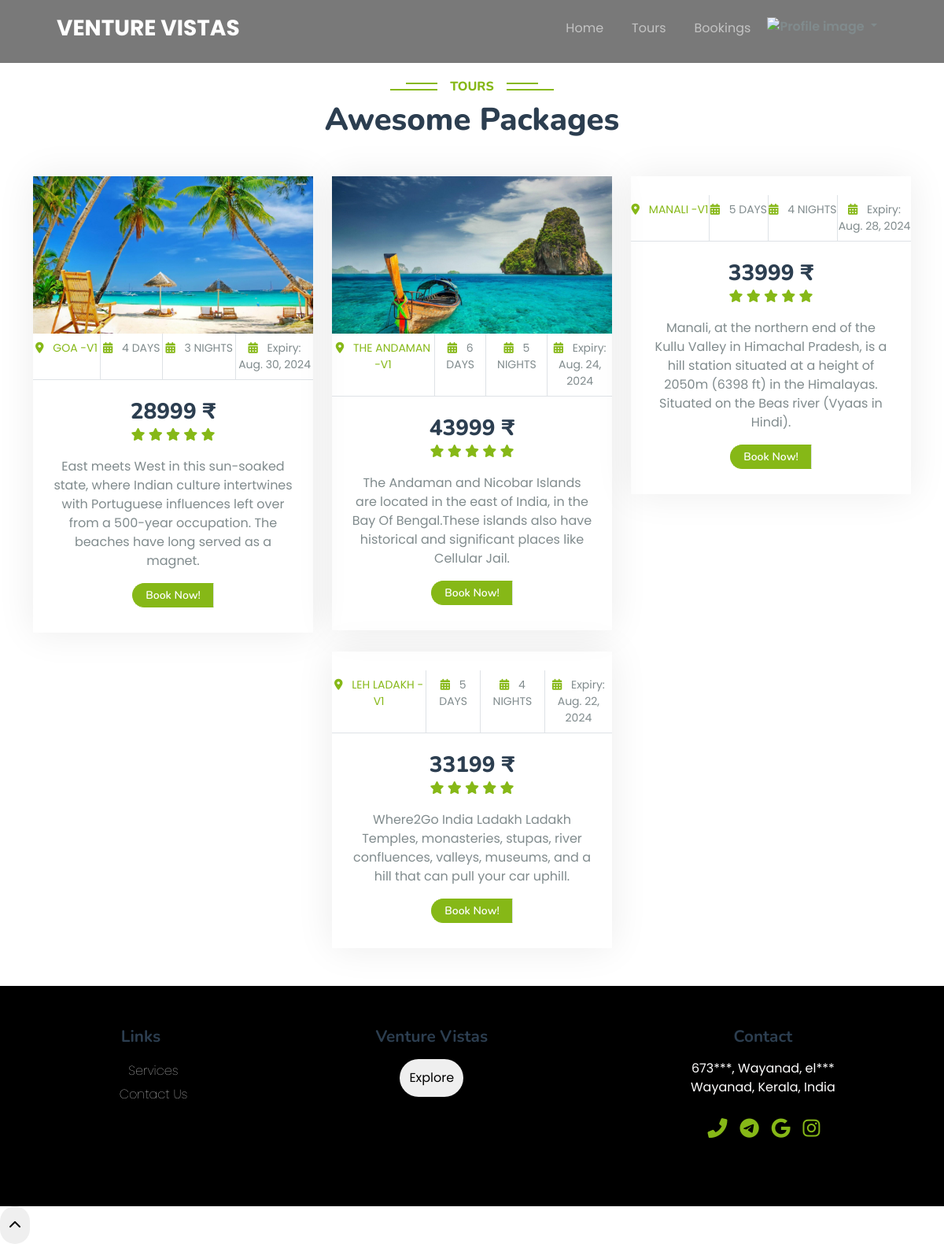
The page /user_packages (signed in) on the database its author committed.
### app/models.py (models this page shows, shortened)
class Package(models.Model):
    user_id = models.ForeignKey(CustomUser, on_delete=models.CASCADE)
    package_name = models.CharField(max_length=100)
    img1 = models.FileField(upload_to='package')
    img2 = models.FileField(upload_to='package')
    expiry_date = models.DateField()
    price = models.IntegerField()
    no_of_days = models.IntegerField()
    no_of_night = models.IntegerField()
    source = models.CharField(max_length=50)
    destination = models.CharField(max_length=50)
    description = models.CharField(max_length=200)
    is_active = models.BooleanField(default=False)

### app/views.py (the view)
# urls.py: path('user_packages', views.user_packages, name="user_packages"),
@cache_control(no_cache=True, must_revalidate=True, no_store=True)
@login_required(login_url=Login)
def user_packages(request):
    User = CustomUser.objects.get(id=request.user.id)
    data = Package.objects.filter(is_active=True, expiry_date__gte=timezone.now())
    return render(request, 'User/packages.html', {'packages':data, 'User':User})

### template/User/packages.html (shortened to what this page needs)
<!doctype html>
<html lang="en">
  <head>
    {% load static %}
    <link rel="stylesheet" href="https://cdnjs.cloudflare.com/ajax/libs/font-awesome/4.7.0/css/font-awesome.min.css">
  </head>
  <body id="home">
<section class=" w3l-header-4 header-sticky">
	<header id="site-header" class="fixed-top">
		<div class="container">
			<nav class="navbar navbar-expand-lg navbar-dark stroke">
				<h1><a class="navbar-brand" href="{% url 'userHome' %}">
					</span>VENTURE VISTAS
				</a></h1>
				<div class="collapse navbar-collapse" id="navbarTogglerDemo02">
					<ul class="navbar-nav ml-lg-5">
						<li class="nav-item active">
							<a class="nav-link" href="{% url 'userHome' %}">Home <span class="sr-only">(current)</span></a>
						</li>
						<li class="nav-item @@services__active">
							<a class="nav-link" href="{% url 'user_packages' %}">Tours</a>
						</li>
            <li class="nav-item @@contact__active">
							<a class="nav-link" href="{% url 'userviewbookings' %}">Bookings</a>
						</li>
            <div class="dropdown">
              <button class="btn  dropdown-toggle" type="button" id="dropdownMenuButton" data-toggle="dropdown" aria-haspopup="true" aria-expanded="false">
              <img class="" width="30px" src="../../static/images/prof.png" alt="Profile image"> </a>
              </button>
            </div>
            </div>
				</div>
	  </header>
</section>
<link href="https://cdnjs.cloudflare.com/ajax/libs/font-awesome/5.10.0/css/all.min.css" rel="stylesheet">
<link href="https://cdn.jsdelivr.net/npm/bootstrap-icons@1.4.1/font/bootstrap-icons.css" rel="stylesheet">
<link href="{% static 'lib/animate/animate.min.css' %}" rel="stylesheet">
<link href="{% static 'lib/owlcarousel/assets/owl.carousel.min.css' %}" rel="stylesheet">
<link href="{% static 'lib/tempusdominus/css/tempusdominus-bootstrap-4.min.css' %}" rel="stylesheet" />
<link href="{% static 'css/bootstrap.min.css' %}" rel="stylesheet">
<link href="{% static 'css/newstyle.css' %}" rel="stylesheet">
{% block content %}
<div class="container-xxl py-5">
  <div class="container">
      <div class="text-center wow fadeInUp" data-wow-delay="0.1s">
          <h6 class="section-title bg-white text-center text-primary px-3">Tours</h6>
          <h1 class="mb-5">Awesome Packages</h1>
      </div>
      <div class="row g-4 justify-content-center">
          {% for package in packages %}
              <div class="col-lg-4 col-md-6 wow fadeInUp" data-wow-delay="0.1s">
                  <div class="package-item">
                      <div class="overflow-hidden">
                          <img class="img-fluid" src="{{ package.img1.url }}" alt="">
                      </div>
                      <div class="d-flex border-bottom">
                          <small class="flex-fill text-center border-end py-2">
                              <i class="fa fa-map-marker-alt text-primary me-2"></i>
                              <a href="{% url 'packageDetails' id=package.id %}">{{ package.package_name }}</a>
                          </small>
                          <small class="flex-fill text-center border-end py-2">
                              <i class="fa fa-calendar-alt text-primary me-2"></i>
                              {{ package.no_of_days }} DAYS
                          </small>
                          <small class="flex-fill text-center border-end py-2">
                              <i class="fa fa-calendar-alt text-primary me-2"></i>
                              {{ package.no_of_night }} NIGHTS
                          </small>
                          <small class="flex-fill text-center py-2">
                            <i class="fa fa-calendar-alt text-primary me-2"></i>
                           Expiry:<br>{{ package.expiry_date }}
                        </small>
                      </div>
                      <div class="text-center p-4">
                          <h3 class="mb-0">{{ package.price }} ₹</h3>
                          <div class="mb-3">
                              <small class="fa fa-star text-primary"></small>
                              <small class="fa fa-star text-primary"></small>
                              <small class="fa fa-star text-primary"></small>
                              <small class="fa fa-star text-primary"></small>
                              <small class="fa fa-star text-primary"></small>
                          </div>
                          <p>{{package.description}}</p>
                          <div class="d-flex justify-content-center mb-2">
                              <a href="{% url 'packageDetails' id=package.id  %}" class="btn btn-sm btn-primary px-3 border-end" style="border-radius: 30px 0 0 30px;">Book Now!</a>
                          </div>
                      </div>
                  </div>
              </div>
          {% endfor %}
      </div>
  </div>
</div>
 <footer class="footer">
  <div class="box">
      <h2> Links </h2>
      <ul class="links">
          <li><a href="#"> Services </a></li>
          <li><a href="#"> Contact Us </a></li>
      </ul>
  </div>
  <div class="box">
      <h2> Venture Vistas </h2>
      <form action="{% url 'packages' %}" class="registration">
          <button type="submit"> Explore </button>
      </form>
  </div>
  <div class="box">
      <h2> Contact </h2>
      <p class="address"> 673***, Wayanad, el*** <br>
          Wayanad, Kerala, India
      </p>
      <ul class="social">
          <li><a href="tel:+1234567890"><i class="fas fa-phone-alt"></i></a></li>
          <li><a href="https://t.me/your_telegram_username" target="_blank"><i class="fab fa-telegram-plane"></i></a></li>
          <li><a href="https://www.gmail.com" target="_blank"><i class="fa-brands fa-google"></i></a></li>
          <li><a href="https://www.instagram.com/el_stoic" target="_blank"><i class="fa-brands fa-instagram"></i></a></li>
      </ul>
  </div>
</footer>
<link rel="stylesheet" href="https://cdnjs.cloudflare.com/ajax/libs/font-awesome/6.0.0-beta3/css/all.min.css">
{% endblock %}
<button onclick="topFunction()" id="movetop" title="Go to top">
<span class="fa fa-chevron-up"></span>
</button>
</body>
</html>

### static/css/newstyle.css (style rules this page uses)
:root { --primary: #86B817; --secondary: #FE8800; --light: #F5F5F5; --dark: #14141F; }
.btn { font-family: 'Nunito', sans-serif; font-weight: 600; transition: .5s; }
.btn.btn-primary, .btn.btn-secondary { color: #FFFFFF; }
.section-title { position: relative; display: inline-block; text-transform: uppercase; }
.section-title::before { position: absolute; content: ""; width: calc(100% + 80px); height: 2px; top: 4px; left: -40px; background: var(--primary); z-index: -1; }
.section-title::after { position: absolute; content: ""; width: calc(100% + 120px); height: 2px; bottom: 5px; left: -60px; background: var(--primary); z-index: -1; }
.package-item { box-shadow: 0 0 45px rgba(0, 0, 0, .08); }
.package-item img { transition: .5s; }

### template/User/packages.html (style rules this page uses)
* { margin: 0; padding: 0; box-sizing: border-box; font-family: 'Poppins', sans-serif; }
.footer { display: flex; color: #fffefe; padding: 2rem 0; height: auto; justify-content: space-around; flex-wrap: wrap; background-color: #000000; }
.box { display: flex; flex-direction: column; align-items: center; margin: 20px; }
.footer h2 { font-size: 1.3rem; margin-bottom: 1rem; font-weight: bold; }
.links li { list-style: none; line-height: 30px; text-align: center; font-weight: 100; }
.links li a { text-decoration: none; color: #fff; }
.registration { display: flex; flex-direction: column; }
button { border: none; padding: 12px 12px; border-radius: 30px; cursor: pointer; }
.address { text-align: center; margin-bottom: 10px; }
.social { margin-right: 30px; display: flex; list-style: none; }
.social li { margin: 12px 8px; cursor: pointer; font-size: 25px; }
* { margin: 0; padding: 0; box-sizing: border-box; }
body { font-family: 'Segoe UI', Tahoma, Geneva, Verdana, sans-serif; margin-top: 50px; }
.w3l-header-4 { width: 100%; position: fixed; top: 0; z-index: 1000; background: rgba(0, 0, 0, 0.527); padding: 40px 0; }
#site-header { width: 90%; margin: 0 auto; }
#site-header .container { display: flex; justify-content: space-between; align-items: center; }
.navbar { display: flex; justify-content: space-between; align-items: center; width: 100%; }
.navbar-brand { font-size: 28px; font-weight: bold; color: white; text-decoration: none; }
.navbar-nav { display: flex; list-style: none; margin-left: auto; }
.nav-item { margin-left: 20px; }
.nav-link { font-size: 16px; color: white; text-decoration: none; padding: 10px 15px; transition: background 0.3s, color 0.3s; }

### rows shown on the page
Package: img1 (picture), package_name "GOA -V1", no_of_days "4", no_of_night "3", expiry_date "Aug. 30, 2024", price "28999", description "East meets West in this sun-soaked state, where Indian culture intertwines with Portuguese influences left over from a 500-year occupation. The beaches have long served as a magnet."
Package: img1 (picture), package_name "THE ANDAMAN -V1", no_of_days "6", no_of_night "5", expiry_date "Aug. 24, 2024", price "43999", description "The Andaman and Nicobar Islands are located in the east of India, in the Bay Of Bengal.These islands also have historical and significant places like Cellular Jail."
Package: package_name "MANALI -V1", no_of_days "5", no_of_night "4", expiry_date "Aug. 28, 2024", price "33999", description "Manali, at the northern end of the Kullu Valley in Himachal Pradesh, is a hill station situated at a height of 2050m (6398 ft) in the Himalayas. Situated on the Beas river (Vyaas in Hindi)."
Package: package_name "LEH LADAKH -V1", no_of_days "5", no_of_night "4", expiry_date "Aug. 22, 2024", price "33199", description "Where2Go India Ladakh Ladakh Temples, monasteries, stupas, river confluences, valleys, museums, and a hill that can pull your car uphill."
